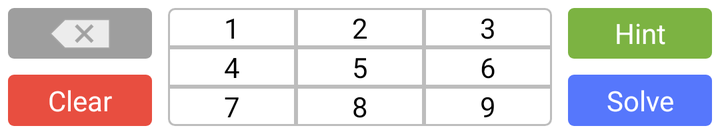
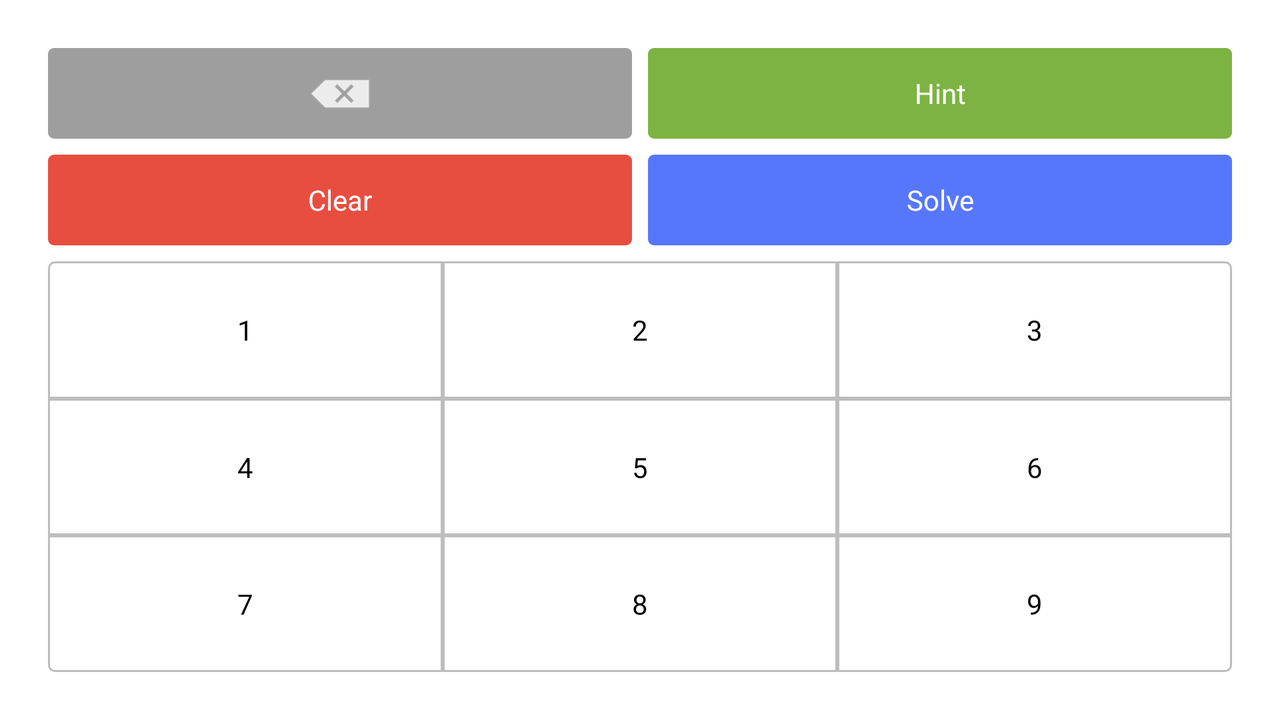

One screen, two layout resources from the same app: the default and the repository's alternative for another configuration. Each is rendered where Android would select it; the XML of both is given below.
<!-- AndroidManifest.xml: application theme Theme.MyTheme -->
<!-- res/layout/numpad_layout.xml -->
<?xml version="1.0" encoding="utf-8"?>
<LinearLayout xmlns:android="http://schemas.android.com/apk/res/android"
              android:layout_width="match_parent" android:layout_height="wrap_content"
              android:orientation="horizontal">

    
    <LinearLayout android:layout_width="0dp" android:layout_height="fill_parent"
                  android:layout_weight="1"
                  android:orientation="vertical">
        <ImageButton android:layout_width="fill_parent" android:layout_height="0dp"
                     android:id="@+id/btnDelete"
                     android:layout_weight="1"
                     android:background="@drawable/deletebutton"
                     android:layout_margin="4dp"
                     android:src="@android:drawable/ic_input_delete"/>
        <Button android:layout_width="fill_parent" android:layout_height="0dp"
                android:layout_weight="1"
                android:id="@+id/btnClear"
                android:background="@drawable/clearbutton"
                android:textColor="@android:color/white"
                android:layout_margin="4dp"
                android:text="@string/btnClear"/>
    </LinearLayout>

    
    <include android:layout_weight="2.5" android:layout_width="0dp" android:layout_height="fill_parent" layout="@layout/numpadnumbers"/>

    
    <LinearLayout android:layout_width="0dp" android:layout_height="fill_parent"
                  android:layout_weight="1"
                  android:orientation="vertical">
        <Button android:layout_width="fill_parent" android:layout_height="0dp"
                android:layout_weight="1"
                android:id="@+id/btnHint"
                android:background="@drawable/hintbutton"
                android:textColor="@android:color/white"
                android:layout_margin="4dp"
                android:text="@string/btnHint"/>
        <Button android:layout_width="fill_parent" android:layout_height="0dp"
                android:layout_weight="1"
                android:id="@+id/btnSolve"
                android:textColor="@android:color/white"
                android:background="@drawable/solvebutton"
                android:layout_margin="4dp"
                android:text="@string/btnSolve"/>
    </LinearLayout>
</LinearLayout>
<!-- res/layout/numpadnumbers.xml (included above) -->
<?xml version="1.0" encoding="utf-8"?>
<LinearLayout xmlns:android="http://schemas.android.com/apk/res/android"
              android:orientation="vertical"
              android:layout_width="match_parent"
              android:layout_height="match_parent">
    <LinearLayout android:layout_width="fill_parent" android:layout_height="fill_parent"
                  android:layout_margin="4dp"
                  android:layout_weight="1"
                  android:orientation="vertical">

        <LinearLayout android:layout_width="fill_parent" android:layout_height="fill_parent"
                      android:layout_weight="1">
            <Button android:layout_width="0dp" android:layout_height="fill_parent"
                    android:layout_weight="1"
                    android:id="@+id/btnOne"
                    android:background="@drawable/topleftbutton"
                    android:text="1"/>
            <Button android:layout_width="0dp" android:layout_height="fill_parent"
                    android:layout_weight="1"
                    android:id="@+id/btnTwo"
                    android:background="@drawable/centerbutton"
                    android:text="2"/>
            <Button android:layout_width="0dp" android:layout_height="fill_parent"
                    android:layout_weight="1"
                    android:id="@+id/btnThree"
                    android:background="@drawable/toprightbutton"
                    android:text="3"/>
        </LinearLayout>
        <LinearLayout android:layout_width="fill_parent" android:layout_height="fill_parent"
                      android:layout_weight="1">
            <Button android:layout_width="0dp" android:layout_height="fill_parent"
                    android:layout_weight="1"
                    android:id="@+id/btnFour"
                    android:background="@drawable/centerbutton"
                    android:text="4"/>
            <Button android:layout_width="0dp" android:layout_height="fill_parent"
                    android:layout_weight="1"
                    android:id="@+id/btnFive"
                    android:background="@drawable/centerbutton"
                    android:text="5"/>
            <Button android:layout_width="0dp" android:layout_height="fill_parent"
                    android:layout_weight="1"
                    android:id="@+id/btnSix"
                    android:background="@drawable/centerbutton"
                    android:text="6"/>
        </LinearLayout>
        <LinearLayout android:layout_width="fill_parent" android:layout_height="fill_parent"
                      android:layout_weight="1">
            <Button android:layout_width="0dp" android:layout_height="fill_parent"
                    android:layout_weight="1"
                    android:id="@+id/btnSeven"
                    android:background="@drawable/bottomleftbutton"
                    android:text="7"/>
            <Button android:layout_width="0dp" android:layout_height="fill_parent"
                    android:layout_weight="1"
                    android:id="@+id/btnEight"
                    android:background="@drawable/centerbutton"
                    android:text="8"/>
            <Button android:layout_width="0dp" android:layout_height="fill_parent"
                    android:layout_weight="1"
                    android:id="@+id/btnNine"
                    android:background="@drawable/bottomrightbutton"
                    android:text="9"/>
        </LinearLayout>
    </LinearLayout>
</LinearLayout>
<!-- resources referenced by this layout -->
<resources>
  <!-- drawable centerbutton (drawable-hdpi) -->
  <?xml version="1.0" encoding="utf-8"?>
  <selector xmlns:android="http://schemas.android.com/apk/res/android">
      <item android:state_pressed="true">
          <shape>
              <solid android:color="@color/LightGrey"/>
              <stroke android:width="1dp"
                      android:color="@color/DeleteGreyFocused"></stroke>
          </shape>
  
      </item>
  
      <item>
          <shape>
              <solid android:color="@android:color/white"/>
              <stroke android:width="1dp"
                      android:color="@color/DeleteGreyFocused"></stroke>
          </shape>
      </item>
  </selector>
  <!-- drawable clearbutton (drawable-hdpi) -->
  <selector xmlns:android="http://schemas.android.com/apk/res/android">
  
      <item android:state_pressed="true">
          <shape>
              <solid android:color="@color/ClearRedFocused"/>
              <corners android:radius="3dp"/>
          </shape>
      </item>
  
      <item>
          <shape>
              <solid android:color="@color/ClearRed"/>
              <corners android:radius="3dp"/>
          </shape>
      </item>
  
  </selector>
  <!-- drawable deletebutton (drawable-hdpi) -->
  <selector xmlns:android="http://schemas.android.com/apk/res/android">
  
      <item android:state_enabled="false">
          <shape>
              <solid android:color="@color/MidGrey"/>
              <corners android:radius="3dp"/>
          </shape>
      </item>
  
      <item android:state_pressed="true">
          <shape>
              <solid android:color="@color/DeleteGreyFocused"/>
              <corners android:radius="3dp"/>
          </shape>
      </item>
  
      <item>
          <shape>
              <solid android:color="@color/DeleteGrey"/>
              <corners android:radius="3dp"/>
          </shape>
      </item>
  
  </selector>
  <!-- drawable hintbutton (drawable-hdpi) -->
  <selector xmlns:android="http://schemas.android.com/apk/res/android">
  
      <item android:state_enabled="false">
          <shape>
              <solid android:color="@color/HintGreenDisabled"/>
              <corners android:radius="3dp"/>
          </shape>
      </item>
  
      <item android:state_pressed="true">
          <shape>
              <solid android:color="@color/HintGreenFocused"/>
              <corners android:radius="3dp"/>
          </shape>
      </item>
  
      <item>
          <shape>
              <solid android:color="@color/HintGreen"/>
              <corners android:radius="3dp"/>
          </shape>
  
      </item>
  
  </selector>
  <!-- drawable solvebutton (drawable-hdpi) -->
  <selector xmlns:android="http://schemas.android.com/apk/res/android">
  
      <item android:state_enabled="false">
          <shape>
              <solid android:color="@color/SolveBlueDisabled"/>
              <corners android:radius="3dp"/>
          </shape>
      </item>
  
      <item android:state_pressed="true">
          <shape>
              <solid android:color="@color/SolveBlueFocused"/>
              <corners android:radius="3dp"/>
          </shape>
      </item>
  
      <item>
          <shape>
              <solid android:color="@color/SolveBlue"/>
              <corners android:radius="3dp"/>
          </shape>
      </item>
  
  
  
  </selector>
  <string name="btnClear">Clear</string>
  <string name="btnHint">Hint</string>
  <string name="btnSolve">Solve</string>
  <style name="Theme.MyTheme" parent="@android:style/Theme.Light" />
  <color name="LightGrey">#eeeeee</color>
  <color name="DeleteGreyFocused">#bdbdbd</color>
  <color name="ClearRedFocused">#f36c60</color>
  <color name="ClearRed">#e84e40</color>
  <color name="MidGrey">#e0e0e0</color>
  <color name="DeleteGrey">#9e9e9e</color>
  <color name="HintGreenDisabled">#c5e1a5</color>
  <color name="HintGreenFocused">#8bc34a</color>
  <color name="HintGreen">#7cb342</color>
  <color name="SolveBlueDisabled">#afbfff</color>
  <color name="SolveBlueFocused">#738ffe</color>
  <color name="SolveBlue">#5677fc</color>
  <!-- some entries are left out for length -->
</resources>
<!-- res/layout-land/numpad_layout.xml (the repository's variant of the layout above) -->
<!-- drawn on the phone turned sideways -->
<?xml version="1.0" encoding="utf-8"?>
<LinearLayout xmlns:android="http://schemas.android.com/apk/res/android"
              android:layout_width="match_parent" android:layout_height="fill_parent"
              android:padding="20dp"
              android:orientation="vertical">
    

    <LinearLayout android:layout_width="fill_parent" android:layout_height="0dp"
            android:orientation="horizontal"
            android:layout_weight="1">
        <LinearLayout android:layout_width="0dp" android:layout_height="fill_parent"
                      android:layout_weight="1"
                      android:orientation="vertical">
            <ImageButton android:layout_width="fill_parent" android:layout_height="0dp"
                         android:id="@+id/btnDelete"
                         android:layout_weight="1"
                         android:background="@drawable/deletebutton"
                         android:layout_margin="4dp"
                         android:src="@android:drawable/ic_input_delete"/>
            <Button android:layout_width="fill_parent" android:layout_height="0dp"
                    android:layout_weight="1"
                    android:id="@+id/btnClear"
                    android:background="@drawable/clearbutton"
                    android:textColor="@android:color/white"
                    android:layout_margin="4dp"
                    android:text="@string/btnClear"/>
        </LinearLayout>
        <LinearLayout android:layout_width="0dp" android:layout_height="fill_parent"
                      android:layout_weight="1"
                      android:orientation="vertical">
            <Button android:layout_width="fill_parent" android:layout_height="0dp"
                    android:layout_weight="1"
                    android:id="@+id/btnHint"
                    android:background="@drawable/hintbutton"
                    android:textColor="@android:color/white"
                    android:layout_margin="4dp"
                    android:text="@string/btnHint"/>
            <Button android:layout_width="fill_parent" android:layout_height="0dp"
                    android:layout_weight="1"
                    android:id="@+id/btnSolve"
                    android:background="@drawable/solvebutton"
                    android:textColor="@android:color/white"
                    android:layout_margin="4dp"
                    android:text="@string/btnSolve"/>
        </LinearLayout>
    </LinearLayout>

    
    <include android:layout_width="fill_parent" android:layout_height="0dp"
             android:layout_weight="2"

             layout="@layout/numpadnumbers"/>

</LinearLayout>
